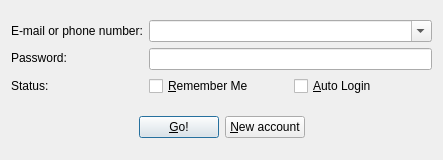
<?xml version="1.0" encoding="UTF-8"?>
<ui version="4.0">
 <class>frm_Login</class>
 <widget class="QDialog" name="frm_Login">
  <property name="windowModality">
   <enum>Qt::WindowModal</enum>
  </property>
  <property name="geometry">
   <rect>
    <x>0</x>
    <y>0</y>
    <width>443</width>
    <height>160</height>
   </rect>
  </property>
  <property name="sizePolicy">
   <sizepolicy hsizetype="Preferred" vsizetype="Preferred">
    <horstretch>0</horstretch>
    <verstretch>0</verstretch>
   </sizepolicy>
  </property>
  <property name="minimumSize">
   <size>
    <width>312</width>
    <height>133</height>
   </size>
  </property>
  <property name="maximumSize">
   <size>
    <width>443</width>
    <height>160</height>
   </size>
  </property>
  <property name="windowTitle">
   <string>Log in</string>
  </property>
  <property name="windowIcon">
   <iconset resource="wecase.qrc">
    <normaloff>:/IMG/img/WeCase.svg</normaloff>:/IMG/img/WeCase.svg</iconset>
  </property>
  <layout class="QGridLayout" name="gridLayout">
   <item row="0" column="0">
    <layout class="QVBoxLayout" name="verticalLayout_3">
     <item>
      <layout class="QHBoxLayout" name="horizontalLayout_3">
       <item>
        <layout class="QVBoxLayout" name="verticalLayout_2">
         <item>
          <widget class="QLabel" name="label_username">
           <property name="text">
            <string>E-mail or phone number:</string>
           </property>
           <property name="buddy">
            <cstring>cmb_Users</cstring>
           </property>
          </widget>
         </item>
         <item>
          <widget class="QLabel" name="label_passwd">
           <property name="text">
            <string>Password:</string>
           </property>
           <property name="buddy">
            <cstring>txt_Password</cstring>
           </property>
          </widget>
         </item>
         <item>
          <widget class="QLabel" name="label_status">
           <property name="text">
            <string>Status:</string>
           </property>
          </widget>
         </item>
        </layout>
       </item>
       <item>
        <layout class="QVBoxLayout" name="verticalLayout">
         <item>
          <widget class="QComboBox" name="cmb_Users">
           <property name="editable">
            <bool>true</bool>
           </property>
          </widget>
         </item>
         <item>
          <widget class="QLineEdit" name="txt_Password"/>
         </item>
         <item>
          <layout class="QHBoxLayout" name="horizontalLayout_2">
           <item>
            <widget class="QCheckBox" name="chk_Remember">
             <property name="text">
              <string>&amp;Remember Me</string>
             </property>
            </widget>
           </item>
           <item>
            <widget class="QCheckBox" name="chk_AutoLogin">
             <property name="text">
              <string>&amp;Auto Login</string>
             </property>
            </widget>
           </item>
          </layout>
         </item>
        </layout>
       </item>
      </layout>
     </item>
     <item>
      <spacer name="verticalSpacer">
       <property name="orientation">
        <enum>Qt::Vertical</enum>
       </property>
       <property name="sizeType">
        <enum>QSizePolicy::Minimum</enum>
       </property>
       <property name="sizeHint" stdset="0">
        <size>
         <width>20</width>
         <height>5</height>
        </size>
       </property>
      </spacer>
     </item>
     <item>
      <layout class="QHBoxLayout" name="horizontalLayout">
       <item>
        <spacer name="horizontalSpacer">
         <property name="orientation">
          <enum>Qt::Horizontal</enum>
         </property>
         <property name="sizeHint" stdset="0">
          <size>
           <width>40</width>
           <height>20</height>
          </size>
         </property>
        </spacer>
       </item>
       <item>
        <widget class="QPushButton" name="pushButton_log">
         <property name="text">
          <string>&amp;Go!</string>
         </property>
         <property name="default">
          <bool>true</bool>
         </property>
        </widget>
       </item>
       <item>
        <widget class="QPushButton" name="pushButton_new">
         <property name="text">
          <string>&amp;New account</string>
         </property>
        </widget>
       </item>
       <item>
        <spacer name="horizontalSpacer_2">
         <property name="orientation">
          <enum>Qt::Horizontal</enum>
         </property>
         <property name="sizeHint" stdset="0">
          <size>
           <width>40</width>
           <height>20</height>
          </size>
         </property>
        </spacer>
       </item>
      </layout>
     </item>
    </layout>
   </item>
  </layout>
 </widget>
 <tabstops>
  <tabstop>pushButton_log</tabstop>
  <tabstop>cmb_Users</tabstop>
  <tabstop>txt_Password</tabstop>
  <tabstop>chk_Remember</tabstop>
  <tabstop>chk_AutoLogin</tabstop>
  <tabstop>pushButton_new</tabstop>
 </tabstops>
 <resources>
  <include location="wecase.qrc"/>
 </resources>
 <connections>
  <connection>
   <sender>cmb_Users</sender>
   <signal>currentIndexChanged(QString)</signal>
   <receiver>frm_Login</receiver>
   <slot>setPassword(QString)</slot>
   <hints>
    <hint type="sourcelabel">
     <x>254</x>
     <y>21</y>
    </hint>
    <hint type="destinationlabel">
     <x>298</x>
     <y>103</y>
    </hint>
   </hints>
  </connection>
  <connection>
   <sender>chk_AutoLogin</sender>
   <signal>clicked(bool)</signal>
   <receiver>chk_Remember</receiver>
   <slot>setChecked(bool)</slot>
   <hints>
    <hint type="sourcelabel">
     <x>217</x>
     <y>76</y>
    </hint>
    <hint type="destinationlabel">
     <x>118</x>
     <y>72</y>
    </hint>
   </hints>
  </connection>
  <connection>
   <sender>pushButton_log</sender>
   <signal>clicked()</signal>
   <receiver>frm_Login</receiver>
   <slot>login()</slot>
   <hints>
    <hint type="sourcelabel">
     <x>92</x>
     <y>109</y>
    </hint>
    <hint type="destinationlabel">
     <x>53</x>
     <y>107</y>
    </hint>
   </hints>
  </connection>
  <connection>
   <sender>pushButton_new</sender>
   <signal>clicked()</signal>
   <receiver>frm_Login</receiver>
   <slot>openRegisterPage()</slot>
   <hints>
    <hint type="sourcelabel">
     <x>193</x>
     <y>112</y>
    </hint>
    <hint type="destinationlabel">
     <x>250</x>
     <y>107</y>
    </hint>
   </hints>
  </connection>
 </connections>
 <slots>
  <slot>setPassword(QString)</slot>
  <slot>login()</slot>
  <slot>openRegisterPage()</slot>
 </slots>
</ui>
